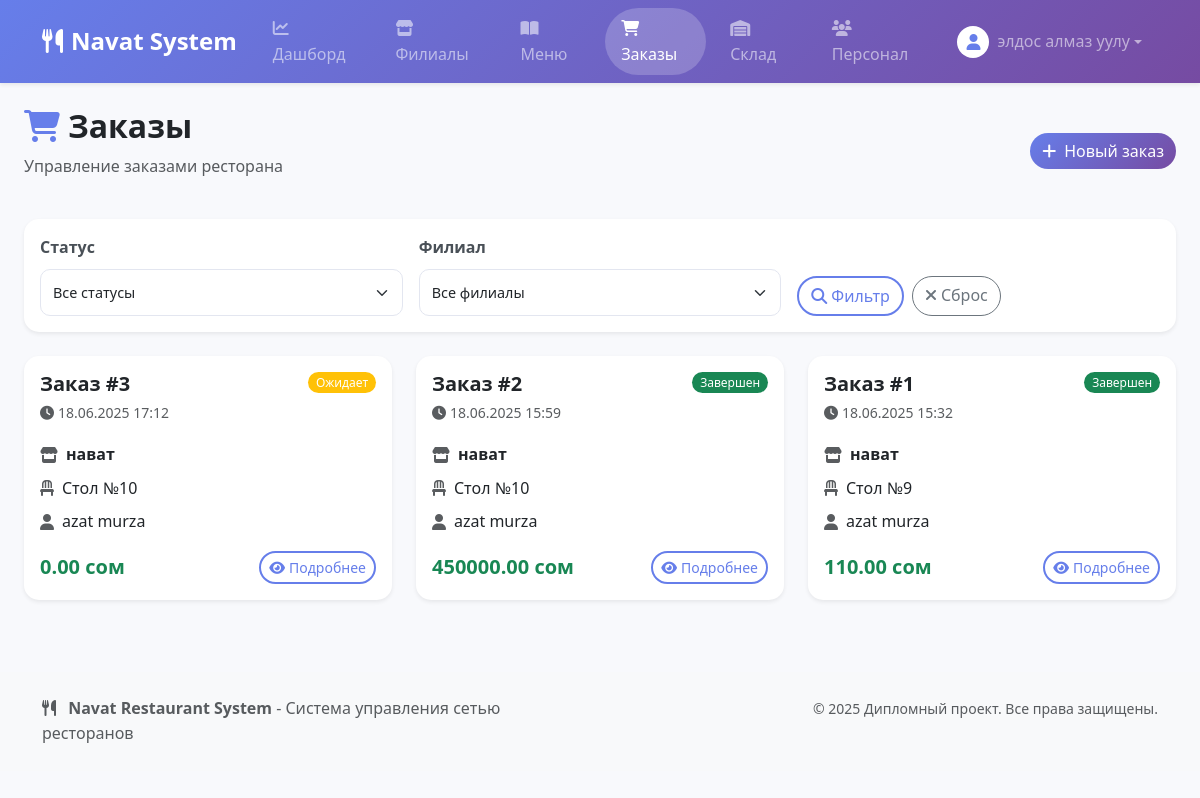
Page /orders/ (signed in) on the committed database.
### apps/accounts/models.py (models this page shows, shortened)
class CustomUser(AbstractUser):
    class Role(models.TextChoices):
        ADMIN = 'ADMIN', 'Администратор системы'
        MANAGER = 'MANAGER', 'Менеджер филиала'
        STAFF = 'STAFF', 'Рядовой сотрудник'
    email = models.EmailField('адрес электронной почты', unique=True)
    role = models.CharField('Роль', max_length=50, choices=Role.choices, default=Role.STAFF)
    USERNAME_FIELD = 'email'
    REQUIRED_FIELDS = ['username', 'first_name', 'last_name']
    class Meta:
        verbose_name = 'Пользователь'
        verbose_name_plural = 'Пользователи'

### apps/orders/models.py (models this page shows, shortened)
class Order(models.Model):
    class Status(models.TextChoices):
        PENDING = 'PENDING', 'Ожидает'
        IN_PROGRESS = 'IN_PROGRESS', 'Готовится'
        COMPLETED = 'COMPLETED', 'Завершен'
        CANCELLED = 'CANCELLED', 'Отменен'
    restaurant = models.ForeignKey(Restaurant, on_delete=models.PROTECT, verbose_name='Ресторан')
    created_at = models.DateTimeField('Время создания', auto_now_add=True)
    created_by = models.ForeignKey(
        settings.AUTH_USER_MODEL,
        on_delete=models.SET_NULL,
        null=True,
        verbose_name='Создал сотрудник'
    )
    total_price = models.DecimalField('Итоговая сумма', max_digits=10, decimal_places=2, default=0)
    status = models.CharField('Статус', max_length=20, choices=Status.choices, default=Status.PENDING)
    table_number = models.PositiveIntegerField('Номер стола', blank=True, null=True)
    ingredients_processed = models.BooleanField('Ингредиенты списаны', default=False)
    class Meta:
        verbose_name = 'Заказ'
        verbose_name_plural = 'Заказы'
        ordering = ['-created_at']

### apps/restaurants/models.py (models this page shows, shortened)
class Restaurant(models.Model):
    name = models.CharField('Название филиала', max_length=100)
    address = models.CharField('Адрес', max_length=255)
    phone_number = models.CharField('Телефон', max_length=20)
    image = models.ImageField('Фотография ресторана', upload_to='restaurants_images/', blank=True, null=True)
    class Meta:
        verbose_name = 'Ресторан'
        verbose_name_plural = 'Рестораны'
        ordering = ['name']

### apps/orders/views.py (the view)
# urls.py: path('', views.OrderListView.as_view(), name='list'),
class OrderListView(LoginRequiredMixin, ListView):
    model = Order
    template_name = 'orders/list.html'
    context_object_name = 'orders'
    paginate_by = 20
    def get_queryset(self):
        queryset = Order.objects.select_related('restaurant', 'created_by').order_by('-created_at')
        status = self.request.GET.get('status')
        if status:
            queryset = queryset.filter(status=status)
        restaurant = self.request.GET.get('restaurant')
        if restaurant:
            queryset = queryset.filter(restaurant_id=restaurant)
        return queryset
    def get_context_data(self, **kwargs):
        context = super().get_context_data(**kwargs)
        context['restaurants'] = Restaurant.objects.all()
        context['status_choices'] = Order.Status.choices
        context['current_status'] = self.request.GET.get('status', '')
        context['current_restaurant'] = self.request.GET.get('restaurant', '')
        return context

### templates/orders/list.html (shortened to what this page needs)
{% extends "base.html" %}
{% block content %}
<div class="d-flex justify-content-between align-items-center mb-4">
    <div>
        <h1 class="h2 fw-bold text-dark">
            <i class="fas fa-shopping-cart me-2 text-primary"></i>Заказы
        </h1>
        <p class="text-muted">Управление заказами ресторана</p>
    </div>
    <a href="{% url 'orders:create' %}" class="btn btn-primary">
        <i class="fas fa-plus me-2"></i>Новый заказ
    </a>
</div>
<div class="card border-0 shadow-sm mb-4" style="border-radius: 15px;">
    <div class="card-body">
        <form method="get" class="row g-3">
            <div class="col-md-4">
                <label class="form-label fw-semibold">Статус</label>
                <select name="status" class="form-select" style="border-radius: 10px;">
                    <option value="">Все статусы</option>
                </select>
            </div>
            <div class="col-md-4">
                <label class="form-label fw-semibold">Филиал</label>
                <select name="restaurant" class="form-select" style="border-radius: 10px;">
                    <option value="">Все филиалы</option>
                </select>
            </div>
            <div class="col-md-4 d-flex align-items-end">
                <div class="d-grid gap-2 d-md-flex w-100">
                    <button type="submit" class="btn btn-outline-primary rounded-pill">
                        <i class="fas fa-search me-1"></i>Фильтр
                    </button>
                    <a href="{% url 'orders:list' %}" class="btn btn-outline-secondary rounded-pill">
                        <i class="fas fa-times me-1"></i>Сброс
                    </a>
                </div>
            </div>
        </form>
    </div>
</div>
<div class="row">
    {% for order in orders %}
    <div class="col-lg-6 col-xl-4 mb-4">
        <div class="card border-0 shadow-sm h-100" style="border-radius: 15px;">
            <div class="card-body">
                <div class="d-flex justify-content-between align-items-start mb-3">
                    <div>
                        <h5 class="fw-bold mb-1">Заказ #{{ order.id }}</h5>
                        <small class="text-muted">
                            <i class="fas fa-clock me-1"></i>{{ order.created_at|date:"d.m.Y H:i" }}
                        </small>
                    </div>
                    <span class="badge rounded-pill {% if order.status == 'COMPLETED' %}bg-success{% elif order.status == 'PENDING' %}bg-warning{% elif order.status == 'IN_PROGRESS' %}bg-info{% else %}bg-secondary{% endif %}">
                        {{ order.get_status_display }}
                    </span>
                </div>
                <div class="mb-3">
                    <div class="d-flex align-items-center mb-2">
                        <i class="fas fa-store me-2 text-muted"></i>
                        <span class="fw-semibold">{{ order.restaurant.name }}</span>
                    </div>
                    {% if order.table_number %}
                    <div class="d-flex align-items-center mb-2">
                        <i class="fas fa-chair me-2 text-muted"></i>
                        <span>Стол №{{ order.table_number }}</span>
                    </div>
                    {% endif %}
                    {% if order.created_by %}
                    <div class="d-flex align-items-center">
                        <i class="fas fa-user me-2 text-muted"></i>
                        <span>{{ order.created_by.get_full_name|default:order.created_by.username }}</span>
                    </div>
                    {% endif %}
                </div>
                <div class="d-flex justify-content-between align-items-center">
                    <div class="h5 mb-0 text-success fw-bold">{{ order.total_price }} сом</div>
                    <a href="{% url 'orders:detail' pk=order.pk %}" class="btn btn-sm btn-outline-primary rounded-pill">
                        <i class="fas fa-eye me-1"></i>Подробнее
                    </a>
                </div>
            </div>
        </div>
    </div>
    {% endfor %}
</div>
{% endblock %}

### templates/base.html (shortened to what this page needs)
{% load static %}
<!DOCTYPE html>
<html lang="ru">
<head>
    <link href="https://cdn.jsdelivr.net/npm/bootstrap@5.3.2/dist/css/bootstrap.min.css" rel="stylesheet">
    <link rel="stylesheet" href="https://cdnjs.cloudflare.com/ajax/libs/font-awesome/6.4.0/css/all.min.css">
    <link rel="stylesheet" href="{% static 'css/base.css' %}">
</head>
<body>
    <nav class="navbar navbar-expand-lg navbar-dark shadow-sm" style="background: linear-gradient(135deg, #667eea 0%, #764ba2 100%);">
        <div class="container">
            <a class="navbar-brand fw-bold" href="{% url 'analytics:dashboard' %}">
                <i class="fas fa-utensils me-2"></i>Navat System
            </a>
            <div class="collapse navbar-collapse" id="navbarNav">
                {% if user.is_authenticated %}
                <ul class="navbar-nav me-auto">
                    <li class="nav-item">
                        <a class="nav-link px-3 rounded-pill mx-1 {% if request.resolver_match.namespace == 'analytics' %}active{% endif %}" href="{% url 'analytics:dashboard' %}">
                            <i class="fas fa-chart-line me-1"></i>Дашборд
                        </a>
                    </li>
                    <li class="nav-item">
                        <a class="nav-link px-3 rounded-pill mx-1 {% if request.resolver_match.namespace == 'restaurants' %}active{% endif %}" href="{% url 'restaurants:list' %}">
                            <i class="fas fa-store me-1"></i>Филиалы
                        </a>
                    </li>
                    <li class="nav-item">
                        <a class="nav-link px-3 rounded-pill mx-1 {% if request.resolver_match.namespace == 'menu' %}active{% endif %}" href="{% url 'menu:list' %}">
                            <i class="fas fa-book-open me-1"></i>Меню
                        </a>
                    </li>
                    <li class="nav-item">
                        <a class="nav-link px-3 rounded-pill mx-1 {% if request.resolver_match.namespace == 'orders' %}active{% endif %}" href="{% url 'orders:list' %}">
                            <i class="fas fa-shopping-cart me-1"></i>Заказы
                        </a>
                    </li>
                    <li class="nav-item">
                        <a class="nav-link px-3 rounded-pill mx-1 {% if request.resolver_match.namespace == 'inventory' %}active{% endif %}" href="{% url 'inventory:dashboard' %}">
                            <i class="fas fa-warehouse me-1"></i>Склад
                        </a>
                    </li>
                    <li class="nav-item">
                        <a class="nav-link px-3 rounded-pill mx-1 {% if request.resolver_match.namespace == 'staff' %}active{% endif %}" href="{% url 'staff:list' %}">
                            <i class="fas fa-users me-1"></i>Персонал
                        </a>
                    </li>
                </ul>
                <ul class="navbar-nav">
                    <li class="nav-item dropdown">
                        <a class="nav-link dropdown-toggle d-flex align-items-center px-3 rounded-pill" href="#" role="button" data-bs-toggle="dropdown" aria-expanded="false">
                            <div class="bg-white rounded-circle me-2 d-flex align-items-center justify-content-center" style="width: 32px; height: 32px;">
                                <i class="fas fa-user text-primary"></i>
                            </div>
                            <span class="d-none d-md-inline">{{ user.get_full_name|default:user.username }}</span>
                        </a>
                    </li>
                </ul>
                {% endif %}
            </div>
        </div>
    </nav>
    <main class="container-fluid px-4 mt-4">
        {% block content %}
        {% endblock %}
    </main>
    <footer class="mt-5 py-4 bg-light">
        <div class="container">
            <div class="row">
                <div class="col-md-6">
                    <p class="mb-0 text-muted">
                        <i class="fas fa-utensils me-2"></i>
                        <strong>Navat Restaurant System</strong> - Система управления сетью ресторанов
                    </p>
                </div>
                <div class="col-md-6 text-md-end">
                    <small class="text-muted">
                        © 2025 Дипломный проект. Все права защищены.
                    </small>
                </div>
            </div>
        </div>
    </footer>
</body>
</html>

### static/css/base.css (style rules this page uses)
body { background-color: #f8f9fc; font-family: 'Segoe UI', Tahoma, Geneva, Verdana, sans-serif; line-height: 1.6; }
.navbar-brand { font-size: 1.5rem; font-weight: 700; text-decoration: none; }
.nav-link { transition: all 0.3s ease; text-decoration: none; }
.card { border: none; border-radius: 15px; transition: transform 0.2s ease, box-shadow 0.2s ease; box-shadow: 0 2px 10px rgba(0, 0, 0, 0.08); }
.btn { border-radius: 25px; font-weight: 500; transition: all 0.3s ease; text-decoration: none; }
.btn-primary { background: linear-gradient(135deg, #667eea 0%, #764ba2 100%); border: none; }
.btn-outline-primary { border: 2px solid #667eea; color: #667eea; }
.form-control, .form-select { border: 1px solid #e3e6f0; border-radius: 10px; padding: 0.75rem; font-size: 0.9rem; transition: all 0.3s ease; }
.form-label { font-weight: 600; color: #495057; margin-bottom: 0.5rem; }
.badge { font-size: 0.75em; font-weight: 500; }
.rounded-pill { border-radius: 50rem !important; }
.shadow-sm { box-shadow: 0 0.125rem 0.25rem rgba(0, 0, 0, 0.075) !important; }
.text-primary { color: #667eea !important; }
.border-0 { border: 0 !important; }

### templates/base.html (style rules this page uses)
body { background-color: #f8f9fc; font-family: 'Segoe UI', Tahoma, Geneva, Verdana, sans-serif; }
.navbar-brand { font-size: 1.5rem; font-weight: 700; }
.card { transition: transform 0.2s ease, box-shadow 0.2s ease; }
.btn-primary { background: linear-gradient(135deg, #667eea 0%, #764ba2 100%); border: none; transition: all 0.3s ease; }
.nav-link.active { background-color: rgba(255, 255, 255, 0.2) !important; }

### rows in the picture
CustomUser: get_full_name "элдос алмаз уулу"
Order: id "3", created_at "18.06.2025 17:12", status "Ожидает", restaurant.name "нават", table_number "10", created_by.get_full_name "azat murza", total_price "0.00"
Order: id "2", created_at "18.06.2025 15:59", status "Завершен", restaurant.name "нават", table_number "10", created_by.get_full_name "azat murza", total_price "450000.00"
Order: id "1", created_at "18.06.2025 15:32", status "Завершен", restaurant.name "нават", table_number "9", created_by.get_full_name "azat murza", total_price "110.00"
